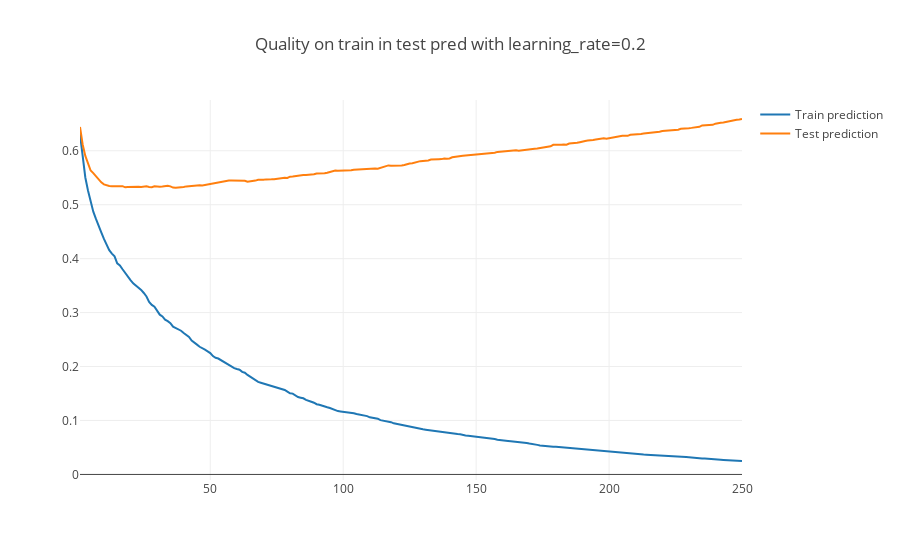

The notebook cell this image was saved under:
### Code cell
learn_gradient_boosting(X, y, 0.2, get_max_quality=True)

### Figure 1 — Plotly figure (JSON) as saved in the notebook; plotly's stock layout.template omitted (floating-point values rounded to 4 significant figures; data arrays with more than 128 entries replaced by an {"elided": "..."} marker saying what was removed)
{"data": [{"name": "Train prediction", "type": "scatter", "uid": "811561d6-f2f9-11e8-983a-080027d1e17a", "x": {"elided": "250 int values"}, "y": {"elided": "250 float values"}}, {"name": "Test prediction", "type": "scatter", "uid": "81156370-f2f9-11e8-983a-080027d1e17a", "x": {"elided": "250 int values"}, "y": {"elided": "250 float values"}}], "layout": {"title": "Quality on train in test pred with learning_rate=0.2"}}
